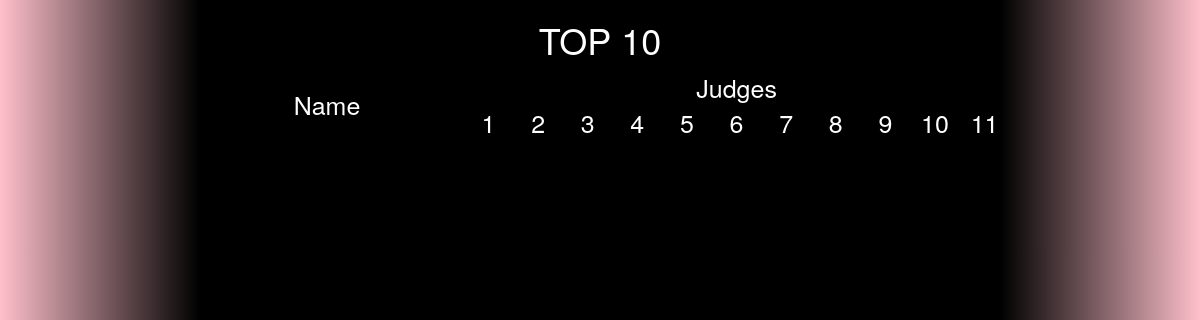
/Top_10_all.php, run on an earlier commit of the app's database.
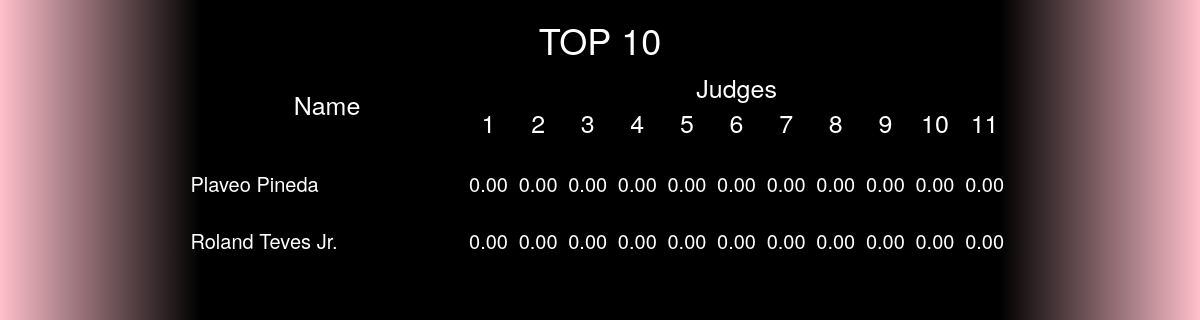
And on a later commit of the database.
### tables this page shows
CREATE TABLE IF NOT EXISTS `events_contestant` (
  `evntcode` char(3) DEFAULT NULL,
  `contcode` int(11) DEFAULT NULL,
  `ordrnmbr` int(11) DEFAULT NULL,
  `scored` char(1) DEFAULT '0'
);

CREATE TABLE IF NOT EXISTS `contestant` (
  `contcode` int(11) NOT NULL AUTO_INCREMENT,
  `fname` varchar(50) DEFAULT NULL,
  `lname` varchar(50) DEFAULT NULL,
  `mname` varchar(30) DEFAULT NULL,
  `schlname` char(50) DEFAULT NULL,
  `address` char(50) DEFAULT NULL,
  `age` varchar(20) DEFAULT NULL,
  `height` varchar(20) DEFAULT NULL,
  `weight` varchar(20) DEFAULT NULL,
  `vstat` varchar(20) DEFAULT NULL,
  `contnmbr` int(11) DEFAULT NULL,
  `flug` int(1) DEFAULT NULL,
  PRIMARY KEY (`contcode`)
);

CREATE TABLE IF NOT EXISTS `scores` (
  `contcode` int(11) DEFAULT NULL,
  `evntcode` char(3) DEFAULT NULL,
  `judgcode` int(11) DEFAULT NULL,
  `critcode` char(3) DEFAULT NULL,
  `score` float(9,2) DEFAULT NULL
);

### Top_10_all.php (the view, shortened to what this page needs)
<!DOCTYPE html>
<html lang="en">
<head>
  <link rel="stylesheet" href="css/bootstrap.min.css">
</head>
<body>
  <div class="container" id="grad1" >
    <div style="text-align:center; color: #ffffff">
      <h1> TOP 10
      </h1>
    </div>
    <div style="color:white" align="center">
      <table width ="70%" style="font-size: 25px" >
        <tr>
          <td width="30%" rowspan="2" align="center">Name</td>
          <td  width="60%" colspan="12" align="center">Judges</td>
        </tr>
        <tr>
          <td  width="5.45%" align="center">1</td>
          <td  width="5.45%" align="center">2</td>
          <td  width="5.45%" align="center">3</td>
          <td  width="5.45%" align="center">4</td>
          <td  width="5.45%" align="center">5</td>
          <td  width="5.45%" align="center">6</td>
          <td  width="5.45%" align="center">7</td>
          <td  width="5.45%" align="center">8</td>
          <td  width="5.45%" align="center">9</td>
          <td  width="5.45%" align="center">10</td>
          <td  width="5.45%" align="center">11</td>
        </tr>
         <?php
        $con=mysqli_connect('localhost','root','','db_tabulation');
        $results=mysqli_query($con,"SELECT * FROM events_contestant as ec LEFT JOIN contestant as c ON ec.contcode = c.contcode WHERE evntcode = 'FWC'");
        while($row=mysqli_fetch_array($results))
        {
          echo '<tr>';
          echo '<td style="font-size:20px;"></br>'.$row['fname'].' '. $row['lname'].'</td>';
          for($i=1;$i<=11;$i++)
          {
          $results2=mysqli_query($con,"SELECT * FROM scores WHERE evntcode = 'FWC' AND judgcode =".$i." AND contcode= ".$row['contcode']);
          $row2=mysqli_fetch_array($results2);
          if(count($row2)==0 || count($row2)==null)
          {
          echo '<td style="font-size:20px; text-align:center"></br>0.00</td>';
          }
          else
          {
          $score = ($row2['score'] == 0 || $row2['score'] == null) ? '0.00' : $row2['score'];
          echo '<td style="font-size:20px; text-align:center"></br>'.$score.'</td>';
          }
        }
         echo '</tr>';
      }
        ?>
      </div>
      </body>
      </html>

### Top_10_all.php (style rules this page uses)
#grad1 { height: 100%; width:100%; background: -webkit-linear-gradient(left, pink, black, black, black, black, black, pink); background: -o-linear-gradient(left, pink, black, black, black, black, black, pink); background: -moz-linear-gradient(left, pink, black, black, black, black, black, pink); background: linear-gradient(to right, pink, black, black, black, black, black, pink); position: fixed; top: 0; right: 0; bottom: 0; left: 0; }

What changed in the data, as far as the page shows it:
added events_contestant: contestant.fname "Plaveo", contestant.lname "Pineda"
added scores: score "0.00"
added scores: score "0.00"
added events_contestant: contestant.fname "Roland", contestant.lname "Teves Jr."
